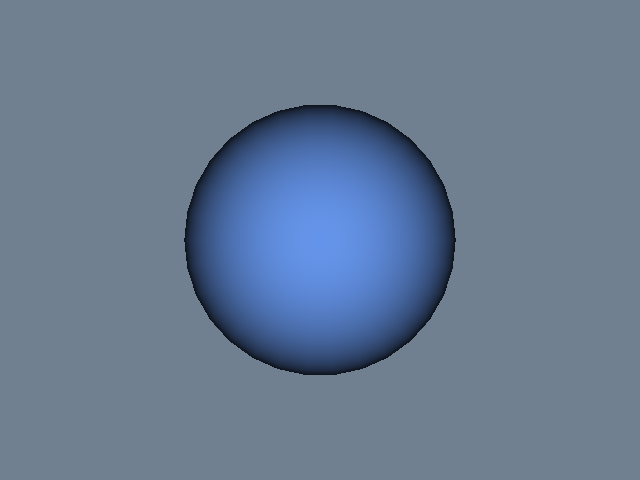

Python code for this plot:
#!/usr/bin/env python

# Point picking on a sphere. Left-click to pick the nearest point; a small
# glyph sphere is placed at the picked point location and its ID is printed.

# Factory overrides: importing these modules registers the OpenGL rendering
# and interaction style implementations for vtkRenderingCore factory classes.
import vtkmodules.vtkInteractionStyle  # noqa: F401
import vtkmodules.vtkRenderingOpenGL2  # noqa: F401

# VTK pipeline classes used in this example
from vtkmodules.vtkFiltersSources import vtkSphereSource
from vtkmodules.vtkInteractionStyle import vtkInteractorStyleTrackballCamera
from vtkmodules.vtkRenderingCore import (
    vtkActor,
    vtkPointPicker,
    vtkPolyDataMapper,
    vtkRenderWindow,
    vtkRenderWindowInteractor,
    vtkRenderer,
)

# Colors (normalized RGB)
red_rgb = (1.0, 0.0, 0.0)
cornflower_blue_rgb = (0.392, 0.584, 0.929)
slate_gray_rgb = (0.439, 0.502, 0.565)


class MouseInteractorStyle(vtkInteractorStyleTrackballCamera):
    """Custom interactor that picks the nearest point on left-click."""

    def __init__(self, point_data):
        self.AddObserver("LeftButtonPressEvent", self.left_button_press_event)
        self.point_data = point_data
        self.glyph_actor = None

    def left_button_press_event(self, obj, event):
        pos = self.GetInteractor().GetEventPosition()

        picker = vtkPointPicker()
        picker.SetTolerance(0.01)
        picker.Pick(pos[0], pos[1], 0, self.GetDefaultRenderer())

        point_id = picker.GetPointId()

        if point_id != -1:
            world_pos = picker.GetPickPosition()
            print(
                f"Point id: {point_id}  Position: "
                f"({world_pos[0]:.4f}, {world_pos[1]:.4f}, {world_pos[2]:.4f})"
            )

            # Place a small red sphere at the picked point
            if self.glyph_actor is not None:
                self.GetDefaultRenderer().RemoveActor(self.glyph_actor)

            glyph_source = vtkSphereSource()
            glyph_source.SetRadius(0.02)
            glyph_source.SetCenter(world_pos)
            glyph_source.SetPhiResolution(12)
            glyph_source.SetThetaResolution(12)

            glyph_mapper = vtkPolyDataMapper()
            glyph_mapper.SetInputConnection(glyph_source.GetOutputPort())

            self.glyph_actor = vtkActor()
            self.glyph_actor.SetMapper(glyph_mapper)
            self.glyph_actor.GetProperty().SetColor(red_rgb)

            self.GetDefaultRenderer().AddActor(self.glyph_actor)
            self.GetInteractor().GetRenderWindow().Render()

        self.OnLeftButtonDown()


# Source: a high-resolution sphere to pick points on
sphere_source = vtkSphereSource()
sphere_source.SetRadius(1.0)
sphere_source.SetPhiResolution(30)
sphere_source.SetThetaResolution(30)
sphere_source.Update()

# Mapper and actor for the sphere
mapper = vtkPolyDataMapper()
mapper.SetInputConnection(sphere_source.GetOutputPort())

actor = vtkActor()
actor.SetMapper(mapper)
actor.GetProperty().SetColor(cornflower_blue_rgb)
actor.GetProperty().SetOpacity(0.8)

# Renderer: assemble the scene
renderer = vtkRenderer()
renderer.AddActor(actor)
renderer.SetBackground(slate_gray_rgb)

# Window: display the rendered scene
render_window = vtkRenderWindow()
render_window.AddRenderer(renderer)
render_window.SetWindowName("point picking")
render_window.SetMultiSamples(0)
render_window.SetSize(640, 480)

# Interactor: handle mouse and keyboard events with custom picking style
render_window_interactor = vtkRenderWindowInteractor()
render_window_interactor.SetRenderWindow(render_window)

style = MouseInteractorStyle(sphere_source.GetOutput())
style.SetDefaultRenderer(renderer)
render_window_interactor.SetInteractorStyle(style)

# Launch the interactive visualization
render_window_interactor.Initialize()
render_window_interactor.Start()
